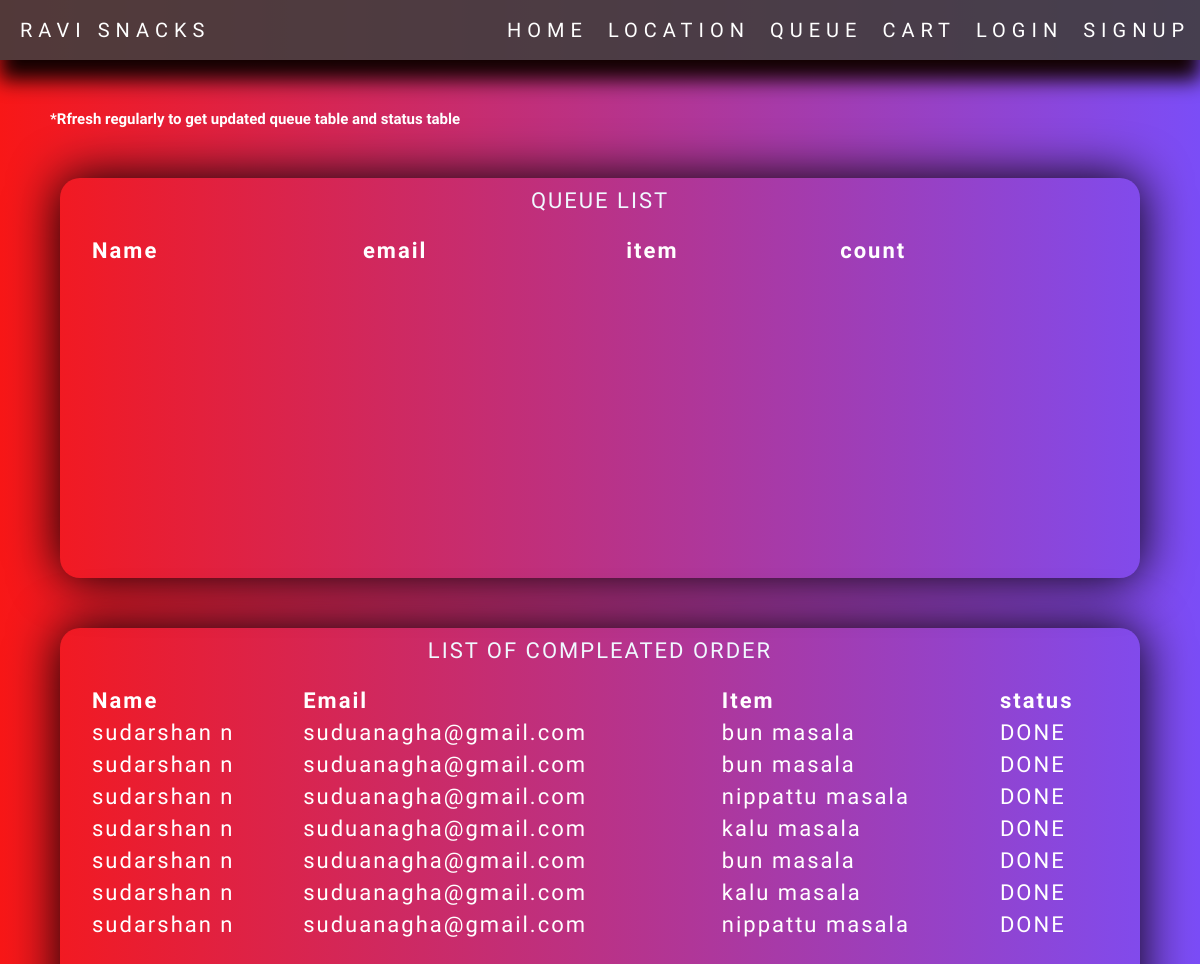
Page /queue on the earlier database version.
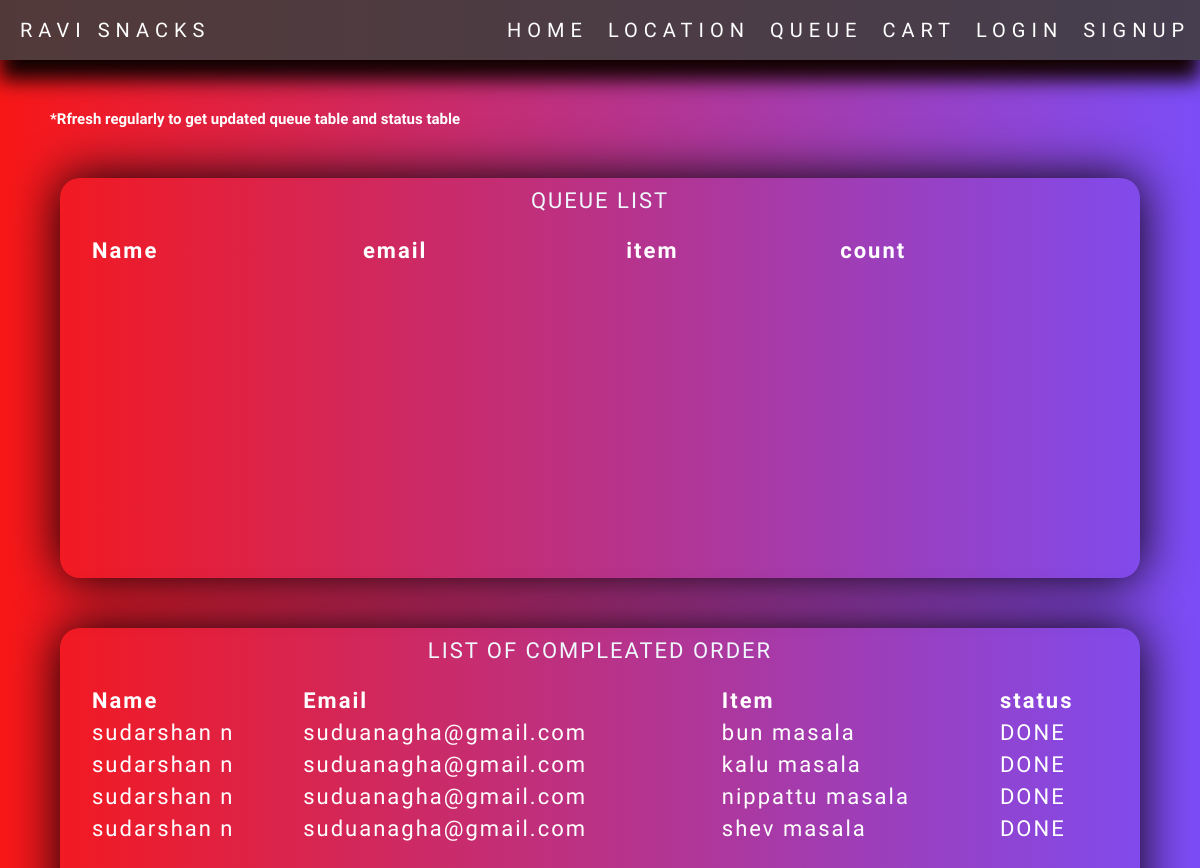
Same page on the later database version.
### tables this page shows
CREATE TABLE status (name text,email text,dish text,status text);

### app.py (the view)
@app.route('/queue')
def queue():
    conn=sqlite3.connect('paid.db')
    c=conn.cursor()
    c.execute('select * from paid')
    r=c.fetchall()
    conn=sqlite3.connect('status.db')
    c=conn.cursor()
    c.execute('select * from status')
    s=c.fetchall()
    return render_template('queue.html',r=r,s=s)

### templates/queue.html (shortened to what this page needs)
<!DOCTYPE html>
<html lang="en">
<head>
    <link rel="stylesheet" href="{{url_for('static',filename='queue.css')}}">
</head>
<body>
    <nav>
        <div class="ll"><a href="home">ravi snacks</a></div>
        <div class="links">
            <ul>
            <li><a href="home">home</a></li>
            <li><a href="locate">location</a></li>
            <li><a href="queue">queue</a></li>
            <li><a href="cart">cart</a></li>
            {%if 'email' not in session%}
            <li><a href="login">login</a></li>
            <li><a href="signup">signup</a></li>
            {%else%}
            <li><a href="logout">logout</a></li>
            {%endif%}
        </ul>
        </div>
    </nav>
    <h2 style="color: white;margin:50px;font-size:15px">*Rfresh regularly to get updated queue table and status table</h2>
    <div class="content">
        <table>
            <caption style="color:aliceblue">QUEUE LIST</caption>
            <thead><tr>
                <th>Name</th>
                <th>email</th>
                <th>item</th>
                <th>count</th>
            </tr>
        </thead>
    </table></div>
    <div class="content">
        <table>
            <caption style="color:aliceblue">LIST OF COMPLEATED ORDER</caption>
            <thead>
                <th>Name</th>
                <th>Email</th>
                <th>Item</th>
                <th>status</th>
            </thead>
            <tbody>
                {%for i in s %}
                <tr>
                    <td data-label="name">{{i.0}}</td>
                    <td data-label="email">{{i.1}}</td>
                    <td data-label="dish">{{i.2}}</td>
                    <td data-label="status">{{i.3}}</td>
                </tr>
                {%endfor %}
            </tbody>
        </table>
    </div>
</body>
</html>

### static/queue.css (style rules this page uses)
* { margin:0; padding: 0; box-sizing: border-box; font-family: 'Righteous', cursive; }
body { background-image: linear-gradient(to left ,rgb(123, 77, 247) ,rgb(248, 23, 23)); }
nav { position: relative; display: flex; place-items: center; background-color: rgba(65,62,62, 0.9); color:white; font-size: 20px; justify-content: space-between; min-height: 60px; width: 100vw; text-transform: uppercase; letter-spacing: 6px; box-shadow: 0px 20px 20px rgb(19, 2, 2); }
nav ul { display: flex; }
nav ul li { list-style: none; margin:10px; }
a { text-decoration: none; color:white }
.ll { margin-left: 20px; }
.content { margin:50px auto; justify-content: space-around; width:90%; height:50vh; box-shadow: 0px 0px 50px black; padding: 10px; overflow: scroll; overflow-x: hidden; border-radius: 20px; }
table { width:100%; height: 20%; font-size: 22px; text-align: start; letter-spacing: 2px; padding: 20px; }
thead,tbody { background-image:linear-gradient(to left,rgba(119, 0, 255,rgba(219, 33, 33, 0.568) 33, 33)); }
th { text-align: start; }
tr { margin: 20px; }
th,td { height: 30px; color:white }

Differences in the rows shown:
removed status: name "sudarshan n", email "suduanagha@gmail.com", dish "bun masala", status "DONE"
removed status: name "sudarshan n", email "suduanagha@gmail.com", dish "kalu masala", status "DONE"
removed status: name "sudarshan n", email "suduanagha@gmail.com", dish "nippattu masala", status "DONE"
changed status: dish "bun masala" → "kalu masala"
changed status: dish "kalu masala" → "shev masala"
